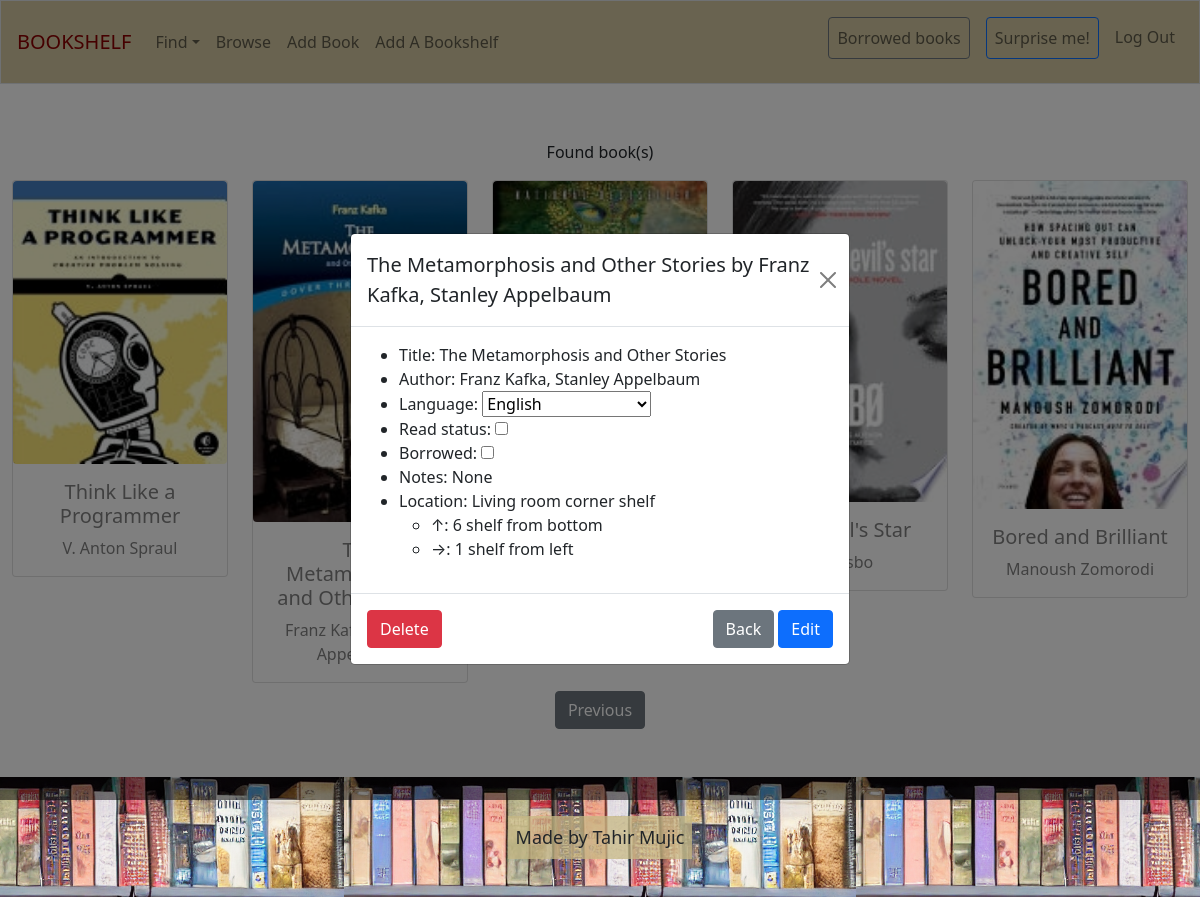
The page /book_details?id=83&page=0 (signed in) on the database as committed earlier.
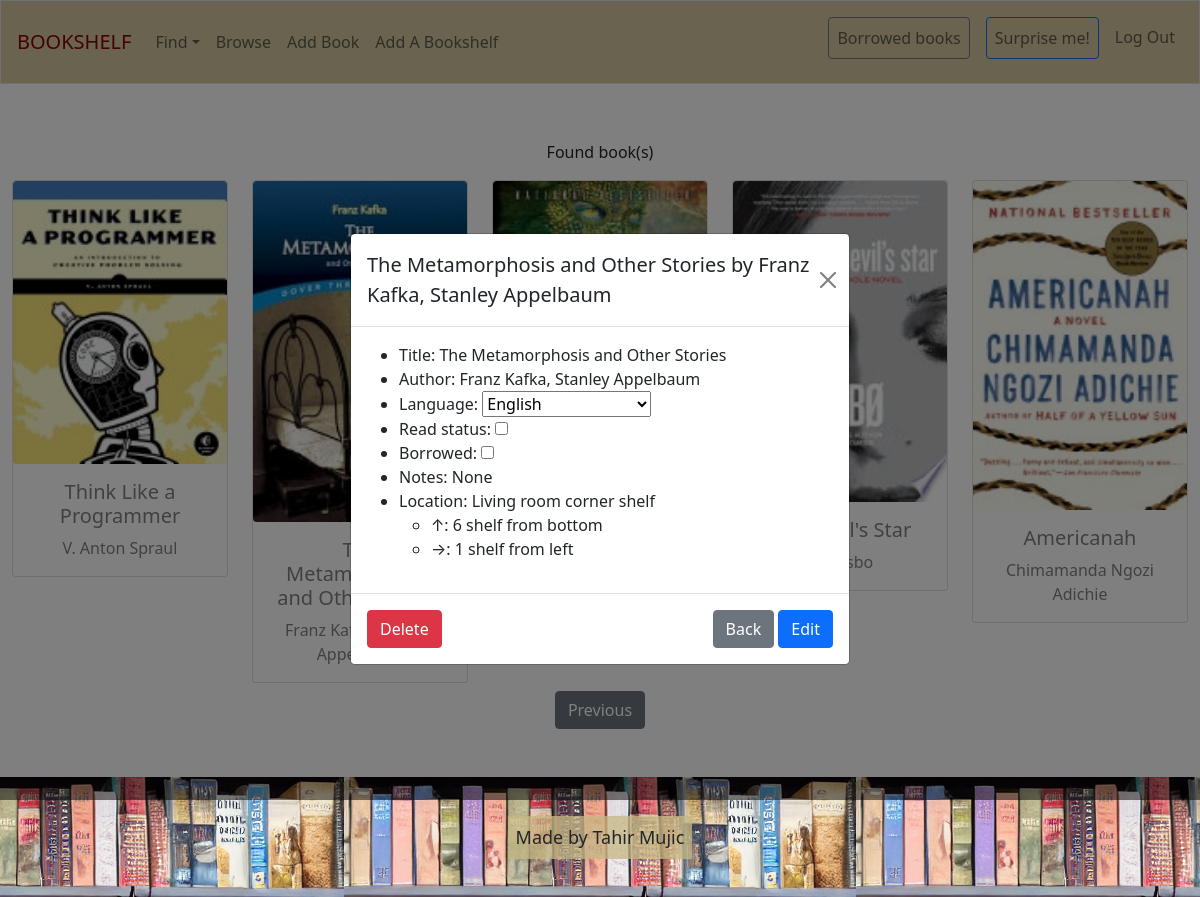
The same page on the database as committed later.
### tables this page shows
CREATE TABLE books (
    id INTEGER PRIMARY KEY AUTOINCREMENT NOT NULL,
    title TEXT NOT NULL,
    author TEXT NOT NULL,
    language TEXT,
    location_x INTEGER,
    location_y INTEGER,
    status TEXT,
    note TEXT,
    image TEXT,
    date TIMESTAMP DEFAULT CURRENT_TIMESTAMP NOT NULL,
    bookshelf_id INTEGER,
    user_id INTEGER, borrowed TEXT,
    FOREIGN KEY(bookshelf_id) REFERENCES bookshelves(id),
    FOREIGN KEY(user_id) REFERENCES users(id)
);

### app.py (the view)
@app.route('/book_details', methods=['GET', 'POST'])
@login_required
def book_details():
    if request.method == 'POST':
        data = request.form
        loc_x = data['selected-max-width']
        loc_y = data['selected-max-height']
        if 'location-input' in data:
            loc = data['location-input']
        if data['submit'] == 'delete':
            book_id = data['book_id']
            db.execute("DELETE FROM books WHERE id =?;", book_id)
            return redirect('/')
        if 'status' in data:
            status = data['status']
        else:
            status = None
        if 'borrowed' in data:
            borrowed = data['borrowed']
            loc = 'None'
        else:
            borrowed = None
        if loc == 'None':
            loc_y = None
            loc_x = None
            loc = (None,)
        db.execute(
            "UPDATE books SET title = ?, author = ?, language = ?, location_y = ?, location_x = ?, status = ?, borrowed =?, note = ?, bookshelf_id = ? WHERE id = ?;",
            data['title'], data['author'], data['language'], loc_y, loc_x, status, borrowed, data['note'],
            loc, data['book_id']
        )
        return redirect('/')
    else:
        books = get_books()
        pages = paginate(books, 5)
        page = request.args.get('page', 0, type=int)
        book_id = request.args.get('id')
        book_details = db.execute(
            "SELECT id, title, author, language, status, borrowed, note, bookshelf_id, location_x, location_y FROM books WHERE id = ?;", book_id
        )
        shelf = db.execute(
            "SELECT description FROM bookshelves WHERE id=?;", book_details[0]['bookshelf_id'])
        bookshelves = db.execute(
            "SELECT id, width, height, description FROM bookshelves WHERE user_id =?;", session['user_id'])
        return render_template('book_details.html', books=books_to_show[0][page], book_details=book_details[0], shelf=shelf, bookshelves=bookshelves)

### app.py (called while the page is built)
@app.after_request
def after_request(response):
    response.headers['Cache-Control'] = 'no-cache, no-store, must-revalidate'
    response.headers['Expires'] = 0
    response.headers['Pragma'] = 'no-cache'
    return response

def get_books():
    books = db.execute(
        "SELECT id, title, author, image FROM books WHERE user_id=?", session['user_id'])
    return books

### helpers.py (called while the page is built)
def login_required(f):
    @wraps(f)
    def decorated_function(*args, **kwargs):
        if session.get("user_id") is None:
            return redirect("/login")
        return f(*args, **kwargs)
    return decorated_function

def paginate (list, per_page):
    if not per_page:
        per_page = 10
    pages = [list[x:x+per_page] for x in range(0, len(list), per_page)]
    return pages

### templates/book_details.html (shortened to what this page needs)
{% extends "index.html" %} {% block book_details %}
<div
	class="modal fade"
	id="exampleModal"
	tabindex="-1"
	aria-labelledby="exampleModalLabel"
	aria-hidden="true"
	data-bs-keyboard="false"
	data-bs-backdrop="static"
>
	<div class="modal-dialog modal-dialog-centered text-start">
		<div class="modal-content">
			<div class="modal-header">
				<h5 class="modal-title" id="exampleModalLabel">
					{{ book_details['title'] }} by {{ book_details['author'] }}
				</h5>
				<a
					href="javascript:window.history.back()"
					type="button"
					class="btn-close"
					aria-label="Close"
				></a>
			</div>
			<form action="/book_details" id="modal-form" method="post">
				<div class="modal-body">
					<ul>
						<li>
							Title:
							<span class="edit" data-input="title_input"
								>{{ book_details['title'] }}</span
							><input
						</li>
						<li>
							Author:
							<span class="edit" data-input="author-input"
								>{{ book_details['author'] }}</span
							>
						</li>
						<li>
							Language:
							<select
								id="language"
								data-default="{{ book_details['language'] }}"
								name="language"
							>
								<option value="EN">English</option>
							</select>
						</li>
						<li>
							Read status: {% if book_details['status'] %}
							<input type="checkbox" name="status" value="True" checked />
							{%else%}
							<input type="checkbox" name="status" value="True" />
							{% endif %}
						</li>
						<li>
							Borrowed: {% if book_details['borrowed'] %}
							<input
								id="borrowed"
								type="checkbox"
								name="borrowed"
								value="True"
								checked
							/>
							{%else%}
							<input
								id="borrowed"
								type="checkbox"
								name="borrowed"
								value="True"
							/>
							{% endif %}
						</li>
						<li>
							Notes:
							<span class="edit" data-input="note-input"
								>{{ book_details['note'] }}</span
							>
						</li>
						<li>
							Location:
							<span
								class="edit"
								id="current-shelf"
								data-input="location-input"
								name="location-input"
								data-default="{{book_details['bookshelf_id']}}"
							>
								{% if book_details['bookshelf_id'] == None %} Not on shelf {%
								else %} {{shelf[0]['description']}}
								<ul>
									<li>↑: {{ book_details['location_y'] }} shelf from bottom</li>
									<li>→: {{ book_details['location_x'] }} shelf from left</li>
								</ul>
								{%endif%}
							</span>
						</li>
					</ul>
				</div>
				<div class="modal-footer">
					<div class="float-left" style="margin-right: auto">
						<button
							id="delete-btn"
							name="submit"
							class="btn btn-danger"
							value="delete"
						>
							Delete
						</button>
					</div>
					<div class="float-right">
						<a
							href="javascript:window.history.back()"
							type="button"
							class="btn btn-secondary"
							>Back</a
						>
						<button
							id="edit-book"
							name="submit"
							value="edit"
							type="submit"
							class="btn btn-primary"
						>
							Edit
						</button>
					</div>
				</div>
			</form>
		</div>
	</div>
</div>
{% endblock %}

### templates/index.html (shortened to what this page needs)
{% extends "layout.html" %} {% block title %} Index {% endblock %} {% block main
%}
<p>Found {{ book_num }} book(s)</p>
<div>
	{% if books %}
	<div class="row row-cols-1 row-cols-md-2 g-4 justify-content-center">
		{% for book in books %}
		<div class="col" style="max-width: 15rem">
			{% if message != 'You dont have this book but you check it out online'%}
			<a
				class="book-card"
				href="{{url_for('book_details', id=book['id'], page=page_num)}}"
			>
				{%endif%}
				<div class="card">
					{% if message != 'You dont have this book but you check it out online'
					%}
					<img
						src="{{ book['image'] }}"
						class="card-img-top rounded"
						alt="..."
					/>
					{%else%}
					<img
					class="card-img-top rounded"
					alt=""
					/>
					{%endif%}
					<div class="card-body">
						<h5 class="card-title">{{ book['title'] }}</h5>
						<p class="card-text">{{ book['author'] }}</p>
					</div>
				</div>
			</a>
		</div>
		{% endfor %}
	</div>
</div>
{% if total != 0 %} {% if page_num == total %}
<a href="javascript:window.history.back()" class="btn btn-secondary mt-2"
	>Previous</a
>
{% endif %} {%endif%} {%endif%}
{% block book_details %}{% endblock %} {% block edit_book %}{% endblock %}  {% endblock %}

Rows that differ between the two databases and show on the page:
removed books: shows a picture, title "Bored and Brilliant", author "Manoush Zomorodi"
now on this page (row unchanged): books: shows a picture, title "Americanah", author "Chimamanda Ngozi Adichie"
